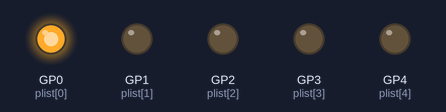
The program below on a simulated Raspberry Pi Pico running MicroPython. Shown: output pins drawn as LEDs (lit = HIGH). What the program prints to the serial console is not drawn.

Above: at 0.5 s.
At 1.5 s:
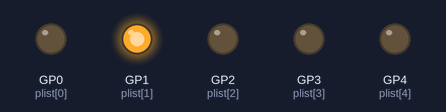
At 2.5 s:
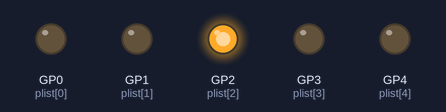
At 3.5 s:
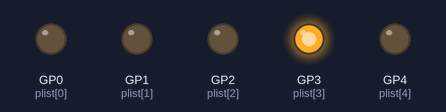
At 4.5 s:
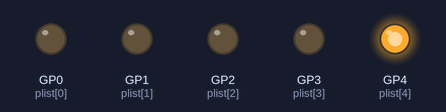
Timing chart, 0 to 6.5 s (numbered marks = the images above):
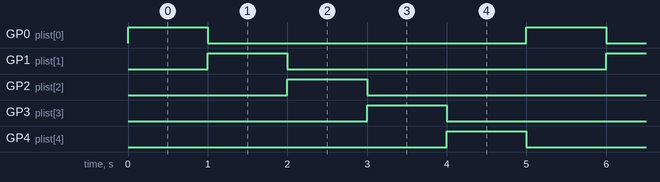

The program:

chk.py
```python
import machine
import time
ON=1
OFF=0
plist=[0,1,2,3,4]
po=[]
pos=0
print('Start 001')
for pin in plist:
    po.append(machine.Pin(pin, machine.Pin.OUT))
timing=[]


while True:
    for pin in po:
        pin.value(ON)
        time.sleep(1)
        pin.value(OFF)
```

Measured:
- by itself, GP0 (plist[0]), GP1 (plist[1]), GP2 (plist[2]), GP3 (plist[3]), GP4 (plist[4]): alternates HIGH for 1.0 s and LOW for 4.0 s
- by itself, everything shown: repeats every 5.0 s, in 5 steps
